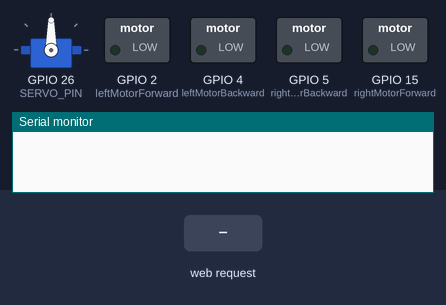
The sketch below on a simulated ESP32. Shown: servo, switched loads named in the sketch (green lamp = pin HIGH), the last lines printed to the serial monitor. Inputs (shaded band) come from the test bench. WiFi joins after 1.5 s; servers stay silent unless stated.

Above: at 1.2 s.
1.3 s: HTTP request GET /left_rotate received
At 1.96 s:
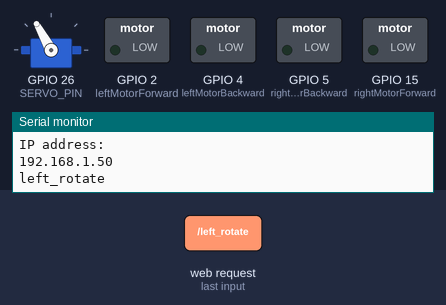
At 3.5 s:
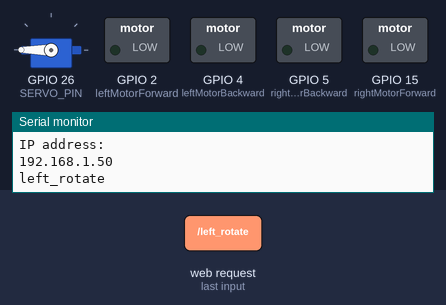
Timing chart, 0 to 5.0 s (numbered marks = the images above; inputs shaded):
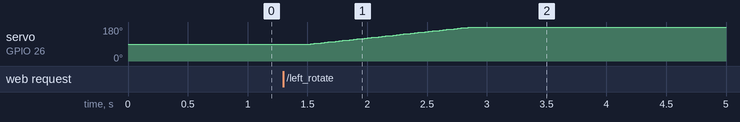

The sketch:

lab4.ino
```cpp
/* include library */
#include <WiFi.h>
#include <ESP32Servo.h>

uint8_t pos = 90;
#define SERVO_PIN 26 // ESP32 pin GIOP26 connected to servo motor
Servo servoMotor;

static const BaseType_t pro_cpu = 0;
static const BaseType_t app_cpu = 1;

TaskHandle_t Task_A;
TaskHandle_t Task_B;


WiFiClient client;
WiFiServer server(80);

/* WIFI settings */
const char* ssid = "pasan99";
const char* password = "pasan@1021";

/* data received from application */
String  data = "";

/* define L298N or L293D motor control pins */
int leftMotorForward = 2;     /* GPIO2(D4) -> IN3   */
int rightMotorForward = 15;   /* GPIO15(D8) -> IN1  */
int leftMotorBackward = 4;    /* GPIO4(D4) -> IN4   */
int rightMotorBackward = 5;  /* GPIO5(D5) -> IN2  */

void TaskA(void *pvParameters) {

  WiFi.begin(ssid, password);

  while (WiFi.status() != WL_CONNECTED);

  Serial.println("WiFi connected");
  Serial.println("IP address:\t ");
  Serial.println(WiFi.localIP());

  xTaskCreatePinnedToCore(TaskB,
                          "Task B",
                          10000,
                          NULL,
                          0,
                          &Task_B,
                          1);


  vTaskDelete(Task_A);
}

void TaskB(void *pvParameters) {

  server.begin();
  client = server.available();
  if (!client) return;
  while (!client.available()) delay(1);
  String request = client.readStringUntil('\r');
  request.remove(0, 5);
  request.remove(request.length() - 9, 9);
  data = request;


  if (data == "forward") {
    Serial.println("forward");
    digitalWrite(leftMotorForward, HIGH);
    digitalWrite(rightMotorForward, HIGH);
    digitalWrite(leftMotorBackward, LOW);
    digitalWrite(rightMotorBackward, LOW);
  }

  else if (data == "backward"){
    Serial.println("backward");
    digitalWrite(leftMotorBackward, HIGH);
    digitalWrite(rightMotorBackward, HIGH);
    digitalWrite(leftMotorForward, LOW);
    digitalWrite(rightMotorForward, LOW);
  }

  else if (data == "left") {
    Serial.println("left");
    digitalWrite(leftMotorForward, LOW);
    digitalWrite(rightMotorForward, HIGH);
    digitalWrite(rightMotorBackward, LOW);
    digitalWrite(leftMotorBackward, HIGH);
  }
  /* If the incoming data is "right", run the "TurnRight" function */
  else if (data == "right"){
    Serial.println("right");
    digitalWrite(leftMotorForward, HIGH);
    digitalWrite(rightMotorForward, LOW);
    digitalWrite(rightMotorBackward, HIGH);
    digitalWrite(leftMotorBackward, LOW);
  }
  /* If the incoming data is "stop", run the "MotorStop" function */
  else if (data == "stop"){
    Serial.println("stop");
    digitalWrite(leftMotorForward, LOW);
    digitalWrite(leftMotorBackward, LOW);
    digitalWrite(rightMotorForward, LOW);
    digitalWrite(rightMotorBackward, LOW);
  }
  else if(data == "left_rotate"){
    Serial.println("left_rotate");
    for (pos = pos; pos <= 180; pos++) {
      servoMotor.write(pos);
      delay(15);
    }
  }
  else if(data == "right_rotate"){
    Serial.println("right_rotate");
        for (pos = pos; pos >= 0; pos--) {
           servoMotor.write(pos);
           delay(15);
        }
  }

}


void setup()
{
  Serial.begin(115200);
  delay(10);

  pinMode(leftMotorForward, OUTPUT);
  pinMode(rightMotorForward, OUTPUT);
  pinMode(leftMotorBackward, OUTPUT);
  pinMode(rightMotorBackward, OUTPUT);

  servoMotor.attach(SERVO_PIN);
  servoMotor.write(pos);

  xTaskCreatePinnedToCore(TaskA, "Task A", 10000, NULL, 1, &Task_A, 0);

}

void loop()
{

}
```

Measured:
- after the input at 1.3 s, servo on GPIO 26 (SERVO_PIN): moves from 90° to 180° over 1.3 s, starting after 0.23 s
